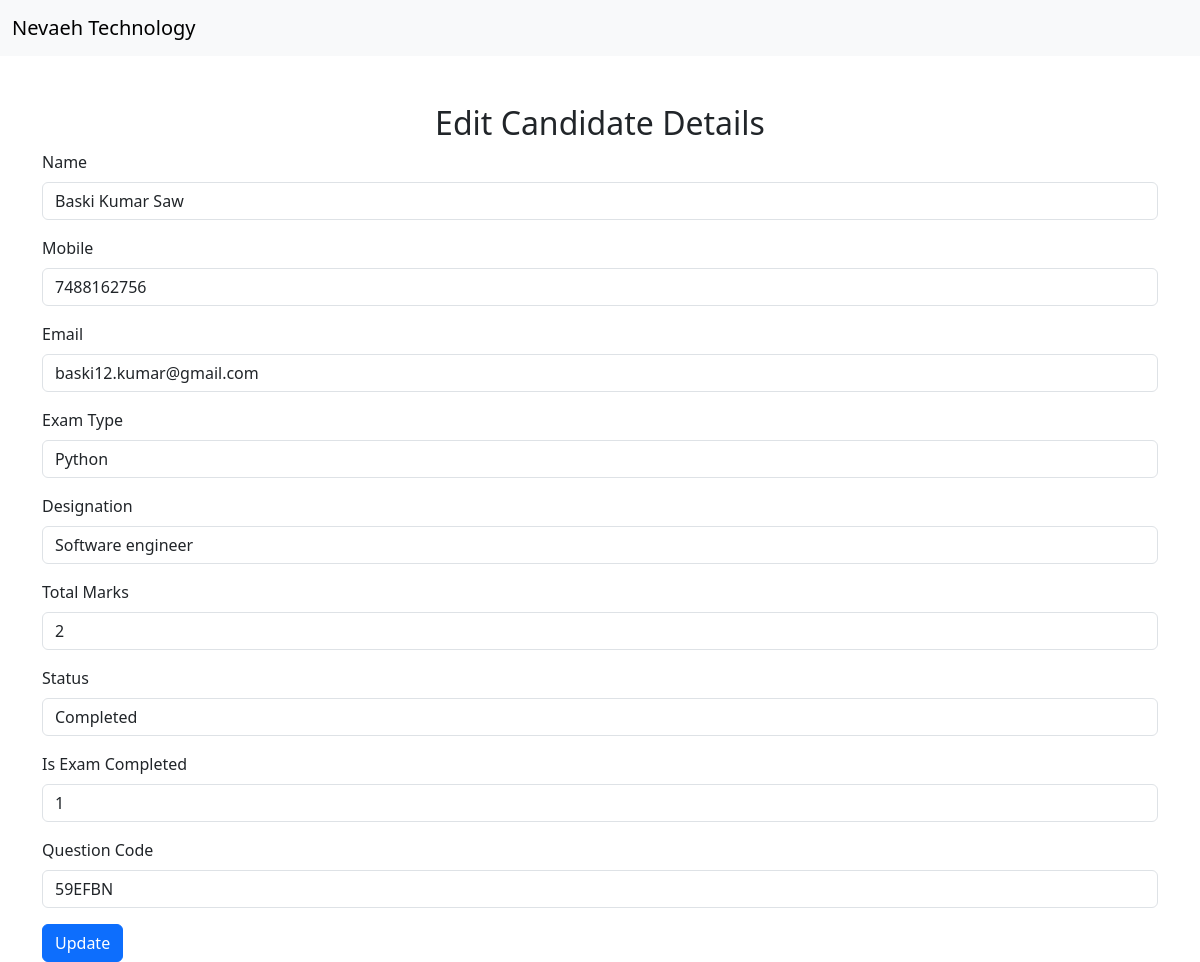
The app's page /edit_candidate.php?id=9, older data.
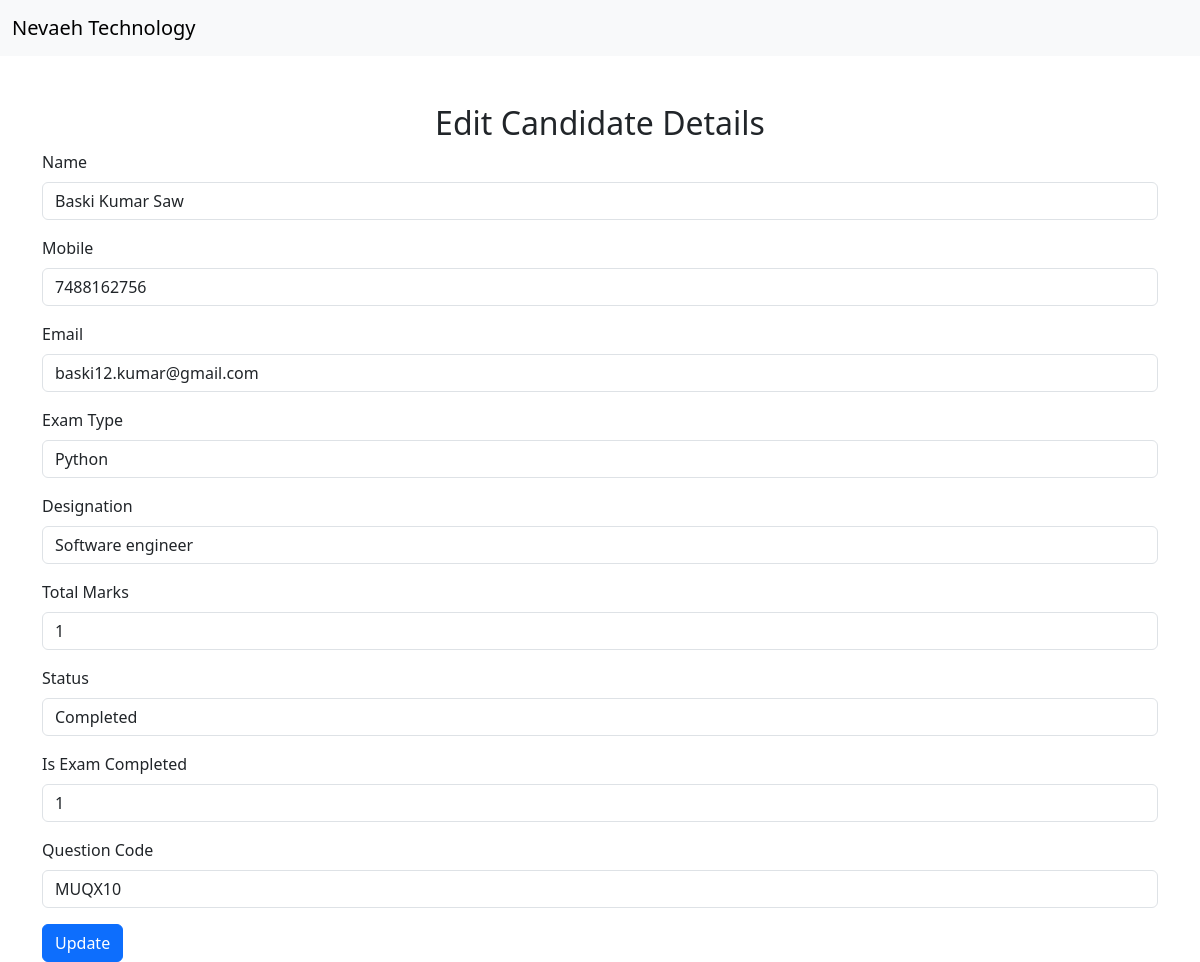
The same page, newer data.
### tables this page shows
CREATE TABLE `candidates` (
  `id` int(8) NOT NULL,
  `name` varchar(255) NOT NULL,
  `mobile` varchar(15) NOT NULL,
  `email` varchar(100) NOT NULL,
  `password` varchar(100) NOT NULL,
  `exam_type` varchar(100) NOT NULL,
  `designation` varchar(100) NOT NULL,
  `total_marks` int(4) NOT NULL,
  `sec_code` varchar(10) NOT NULL,
  `exam_duration` varchar(10) NOT NULL,
  `status` varchar(50) NOT NULL,
  `is_exam_completed` tinyint(1) DEFAULT 0
);

### edit_candidate.php (the view, shortened to what this page needs)
<?php
include 'conn.php';
if (isset($_GET['id'])) {
    $id = $_GET['id'];
    $result = $conn->query("SELECT * FROM candidates WHERE id=$id");
    if ($result->num_rows > 0) {
        $candidate = $result->fetch_assoc();
    } else {
        echo "<script>alert('Candidate not found!'); window.location='show_candidate.php';</script>";
        exit;
    }
} else {
    echo "<script>alert('No ID provided!'); window.location='show_candidate.php';</script>";
    exit;
}
?>
<!DOCTYPE html>
<html>
<head>
    <link rel="stylesheet" href="https://cdnjs.cloudflare.com/ajax/libs/bootstrap/5.3.0/css/bootstrap.min.css">
</head>
<body>
<nav class="navbar navbar-expand-lg navbar-light bg-light">
    <div class="container-fluid">
        <a class="navbar-brand" href="#">Nevaeh Technology</a>
    </div>
</nav>
<div class="container mt-5">
    <h2 class="text-center">Edit Candidate Details</h2>
    <form method="POST">
        <div class="mb-3">
            <label for="name" class="form-label">Name</label>
            <input type="text" class="form-control" id="name" name="name" value="<?php echo $candidate['name']; ?>" required>
        </div>
        <div class="mb-3">
            <label for="mobile" class="form-label">Mobile</label>
            <input type="text" class="form-control" id="mobile" name="mobile" value="<?php echo $candidate['mobile']; ?>" required>
        </div>
        <div class="mb-3">
            <label for="email" class="form-label">Email</label>
            <input type="email" class="form-control" id="email" name="email" value="<?php echo $candidate['email']; ?>" required>
        </div>
        <div class="mb-3">
            <label for="exam_type" class="form-label">Exam Type</label>
            <input type="text" class="form-control" id="exam_type" name="exam_type" value="<?php echo $candidate['exam_type']; ?>" required>
        </div>
        <div class="mb-3">
            <label for="designation" class="form-label">Designation</label>
            <input type="text" class="form-control" id="designation" name="designation" value="<?php echo $candidate['designation']; ?>" required>
        </div>
        <div class="mb-3">
            <label for="total_marks" class="form-label">Total Marks</label>
            <input type="number" class="form-control" id="total_marks" name="total_marks" value="<?php echo $candidate['total_marks']; ?>" required>
        </div>
        <div class="mb-3">
            <label for="status" class="form-label">Status</label>
            <input type="text" class="form-control" id="status" name="status" value="<?php echo $candidate['status']; ?>" required>
        </div>
        <div class="mb-3">
            <label for="is_exam_completed" class="form-label">Is Exam Completed</label>
            <input type="text" class="form-control" id="is_exam_completed" name="is_exam_completed" value="<?php echo $candidate['is_exam_completed']; ?>" required>
        </div>
        <div class="mb-3">
            <label for="question_code" class="form-label">Question Code</label>
            <input type="text" class="form-control" id="question_code" name="question_code" value="<?php echo $candidate['sec_code']; ?>" required>
        </div>
        <button type="submit" class="btn btn-primary">Update</button>
    </form>
</div>
</body>
</html>

Row changes from the older to the newer data that the page shows:
changed candidates "Baski Kumar Saw": total_marks "2" → "1"; question_code "59EFBN" → "MUQX10"
